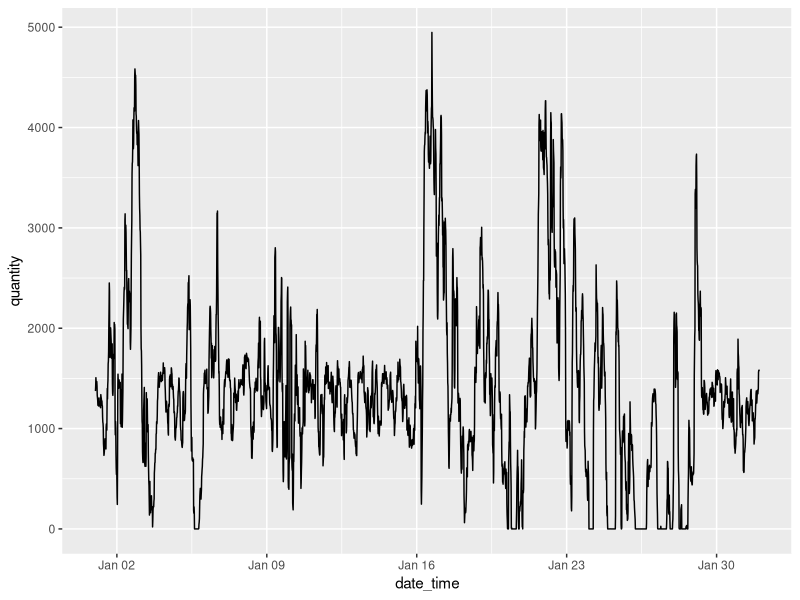
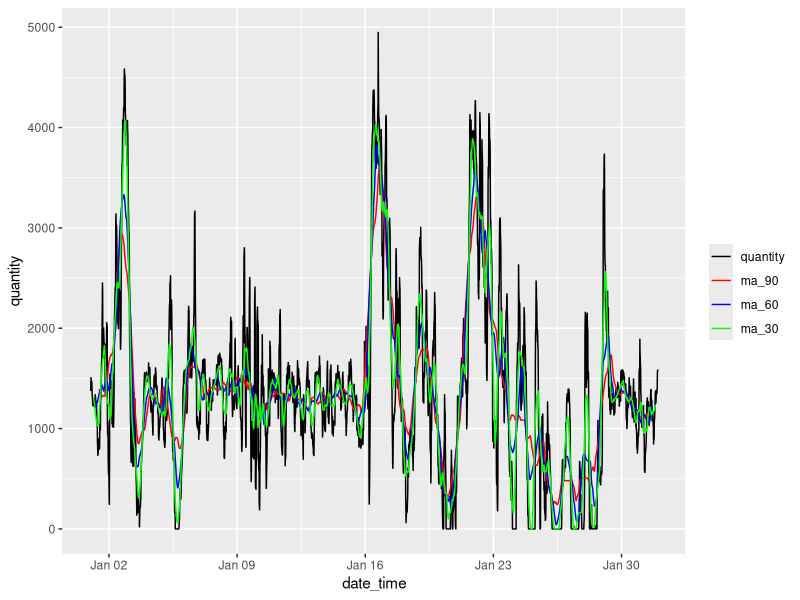

These charts were generated, in order, by the following R code:
# Read data
flows <- read.csv("data_physical_flows__NL_10YNL----------L_10Y1001A1001A82H_202301010000_202302010000.csv", header = TRUE)

# Rename first column to date_time
colnames(flows)[1] <- "date_time"

# Convert date_time to POSIXct
flows$date_time <- as.POSIXct(flows$date_time, format = "%Y-%m-%d %H:%M:%S")

flows

library(ggplot2)
# Plot data
ggplot(flows, aes(x = date_time, y = quantity)) + geom_line()

# Compute and plot moving average of last 10 points
flows$ma_90 <- zoo::rollmean(flows$quantity, 90, fill = NA)
flows$ma_60 <- zoo::rollmean(flows$quantity, 60, fill = NA)
flows$ma_30 <- zoo::rollmean(flows$quantity, 30, fill = NA)

# Plot the 3 moving averages
ggplot(flows, aes(x = date_time)) + 
  geom_line(aes(y = quantity, colour = "quantity")) +
  geom_line(aes(y = ma_90, colour = "ma_90")) +
  geom_line(aes(y = ma_60, colour = "ma_60")) +
  geom_line(aes(y = ma_30, colour = "ma_30")) +
  scale_colour_manual("", breaks = c("quantity", "ma_90", "ma_60", "ma_30"), values = c("black", "red", "blue", "green"))
